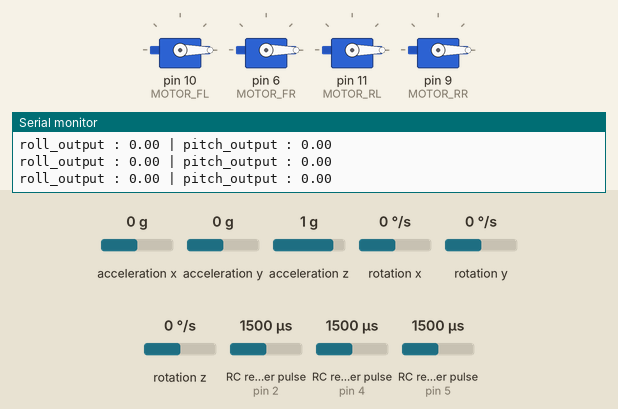
Recording of a sketch running on a simulated Arduino Uno, built with avr-gcc and run on an emulated ATmega328P. Parts: 4 × servo, the last lines printed to the serial monitor. Wiring (inferred from the names in the program): 3 × RC receiver channel: data pin 2 / data pin 4 / data pin 5; MPU-6050 motion sensor at I2C address 0x68. Inputs (shaded band) come from the test bench; at power-on: acceleration x 0 g, RC receiver pulse (sensors on pin 5, pin 4, pin 2) 1500 µs, acceleration y 0 g, acceleration z 1 g, rotation x 0 °/s, rotation y 0 °/s, rotation z 0 °/s.

Above: at 1.2 s.
1.3 s: acceleration x set to 1.4 g
At 3.6 s:
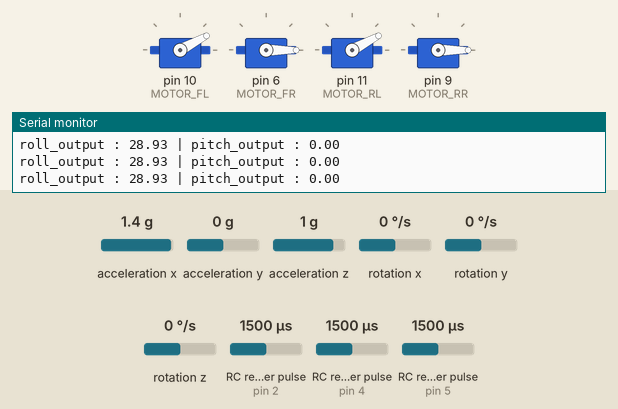
4.3 s: RC receiver pulse (sensor on pin 5) set to 1750 µs
At 6.8 s:
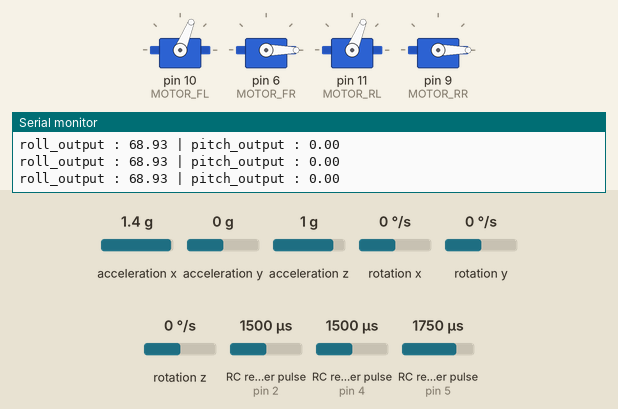
7.3 s: RC receiver pulse (sensor on pin 4) set to 1750 µs
At 9.5 s:
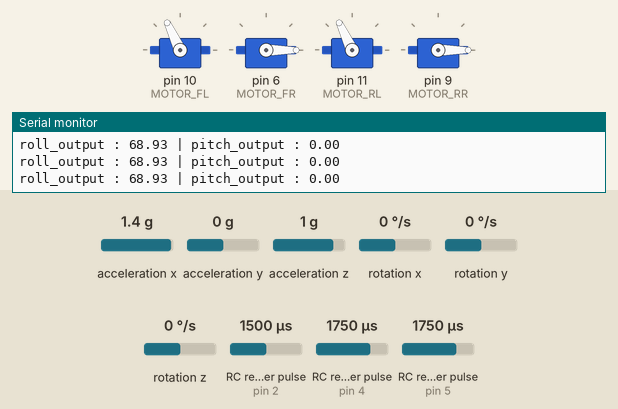
10.3 s: RC receiver pulse (sensor on pin 5) set to 1020 µs
At 11.2 s:
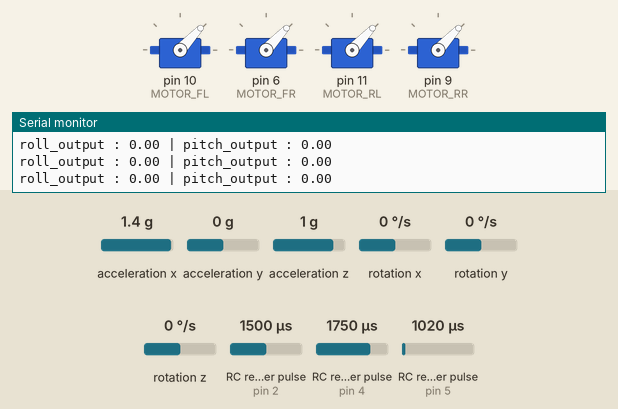
12.1 s: RC receiver pulse (sensor on pin 4) set to 1420 µs
At 12.29 s:
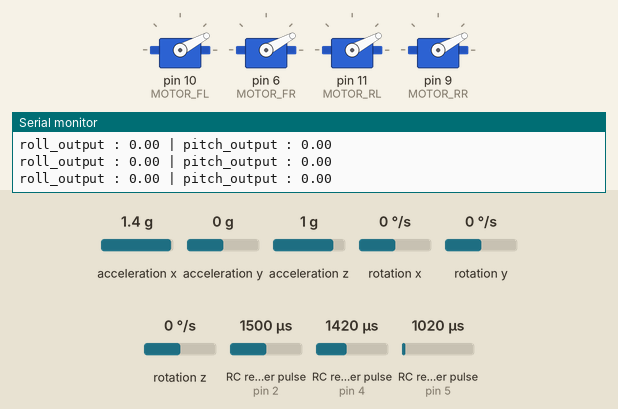
13.8 s: acceleration y set to -1.4 g
At 13.97 s:
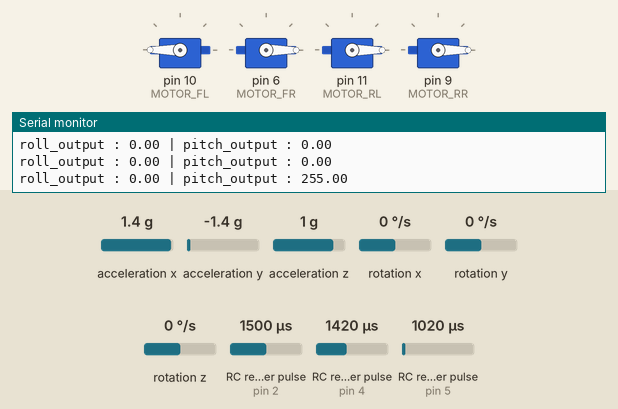
Timing chart, 0 to 16.5 s (numbered marks = the images above; inputs shaded):
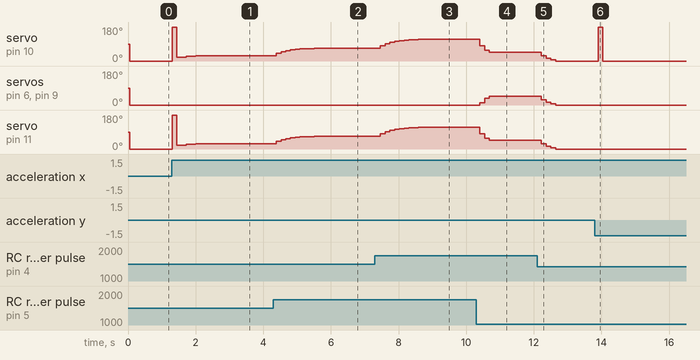

The sketch:

quad.ino
```cpp
// quad.ino
#include <Wire.h>
#include <Servo.h>
#include <PID_v1.h>
#include <math.h>

#define MIN_THROTTLE 1500 //1400
#define MAX_THROTTLE 2430
#define MIN_YAW 1500
#define MAX_YAW 2430
#define MIN_ROLL 1430
#define MAX_ROLL 2540
#define MIN_PITCH 1500
#define MAX_PITCH 2430

#define MOTOR_FL 10
#define MOTOR_FR 6
#define MOTOR_RL 11
#define MOTOR_RR 9

#define THROTTLE_PIN 3
#define YAW_PIN 4
#define ROLL_PIN 5
#define PITCH_PIN 2

#define ALPHA 0.3

#define Kp 2
#define Ki 0
#define Kd 5

const int MPU=0x68;  // I2C address of the MPU-6050
int16_t AcX,AcY,AcZ,Tmp,GyX,GyY,GyZ;
int16_t Ax,Ay,Az;

int throttle_in = 0, yaw_in = 0, roll_in = 0, pitch_in = 0;
int throttle = 0, yaw = 0, roll = 0, pitch = 0;
double rc_throttle, rc_yaw, rc_roll, rc_pitch;
double /*gyro_yaw,*/ gyro_pitch, gyro_roll;

double throttle_output, roll_output, yaw_output, pitch_output;

Servo motor_fl,motor_fr,motor_rl,motor_rr;

PID roll_pid( &gyro_roll, &roll_output, &rc_roll, Kp, Ki, Kd, DIRECT );
PID pitch_pid( &gyro_pitch, &pitch_output, &rc_pitch, Kp, Ki, Kd, DIRECT );
//PID yaw_pid(gyro_yaw, yaw_output, rc_yaw, Kp, Ki, Kd, DIRECT);

void debug(){

	//Serial.print("Throttle : ");Serial.print(rc_throttle);
	//Serial.print(" | Roll : ");Serial.print(rc_roll);
	//Serial.print(" | Pitch : ");Serial.println(rc_pitch);

	//Serial.print("Roll : ");Serial.print(gyro_roll);
	//Serial.print(" | Pitch : ");Serial.println(gyro_pitch);

	Serial.print("roll_output : ");Serial.print(roll_output);
	Serial.print(" | pitch_output : ");Serial.println(pitch_output);
}

void setup() {

	//For reading RC values
	pinMode(THROTTLE_PIN, INPUT);
	pinMode(YAW_PIN, INPUT);
	pinMode(ROLL_PIN, INPUT);
	pinMode(PITCH_PIN, INPUT);

	//For the motors
	motor_fl.attach(MOTOR_FL);
	motor_fr.attach(MOTOR_FR);
	motor_rl.attach(MOTOR_RL);
	motor_rr.attach(MOTOR_RR);

	//For gyro
	Wire.begin();
	Wire.beginTransmission(MPU);
	Wire.write(0x6B);  // PWR_MGMT_1 register
	Wire.write(0);     // set to zero (wakes up the MPU-6050)
	Wire.endTransmission(true);

	//Setting serial monitor
	Serial.begin(9600);

	//Setting PID's
	roll_pid.SetMode(AUTOMATIC);
	pitch_pid.SetMode(AUTOMATIC);
	//yaw_pid.SetMode(AUTOMATIC);
}

void loop() {

	//Reading RC values
	throttle_in = pulseIn(YAW_PIN /*THROTTLE_PIN*/, HIGH);
	//yaw_in = pulseIn(YAW_PIN, HIGH);
	roll_in = pulseIn(ROLL_PIN, HIGH);
	pitch_in = pulseIn(PITCH_PIN, HIGH);

	//Smoothening the fluctuations
	throttle = ALPHA * throttle_in + ( 1 - ALPHA ) * throttle;
	yaw = ALPHA * yaw_in + ( 1 - ALPHA ) * yaw;
	roll = ALPHA * roll_in + ( 1 - ALPHA ) * roll;
	pitch = ALPHA * pitch_in + ( 1 - ALPHA ) * pitch;

	//Mappin values
	rc_throttle = map(throttle, MIN_THROTTLE, MAX_THROTTLE, 0, 179);
	rc_yaw = map(yaw, MIN_YAW, MAX_YAW, -150, 150);
	rc_roll = map(roll, MIN_ROLL, MAX_ROLL, -45, 45);
	rc_pitch = map(pitch, MIN_PITCH, MAX_PITCH, -45, 45);

	//Reading gyro values
	Wire.beginTransmission(MPU);
	Wire.write(0x3B);  // starting with register 0x3B (ACCEL_XOUT_H)
	Wire.endTransmission(false);
	Wire.requestFrom(MPU,14,true);  // request a total of 14 registers
	AcX=(Wire.read()<<8|Wire.read());  // 0x3B (ACCEL_XOUT_H) & 0x3C (ACCEL_XOUT_L)
	AcY=(Wire.read()<<8|Wire.read());  // 0x3D (ACCEL_YOUT_H) & 0x3E (ACCEL_YOUT_L)
	AcZ=(Wire.read()<<8|Wire.read());  // 0x3F (ACCEL_ZOUT_H) & 0x40 (ACCEL_ZOUT_L)
	Tmp=Wire.read()<<8|Wire.read();  // 0x41 (TEMP_OUT_H) & 0x42 (TEMP_OUT_L)
	GyX=((Wire.read()<<8|Wire.read()) / 250);  // 0x43 (GYRO_XOUT_H) & 0x44 (GYRO_XOUT_L)
	GyY=((Wire.read()<<8|Wire.read()) / 250);  // 0x45 (GYRO_YOUT_H) & 0x46 (GYRO_YOUT_L)
	GyZ=((Wire.read()<<8|Wire.read()) / 250);  // 0x47 (GYRO_ZOUT_H) & 0x48 (GYRO_ZOUT_L)

	//Smoothening the variations
	Ax = ALPHA * (float)AcX + (1 - ALPHA) * (float)AcX;
	Ay = ALPHA * (float)AcY + (1 - ALPHA) * (float)AcY;
	Az = ALPHA * (float)AcZ + (1 - ALPHA) * (float)AcZ;

	//Calculating gyro roll and pitch
	gyro_roll =( atan2(-AcX, AcZ) * 180 ) / M_PI;
	gyro_pitch =( atan2(AcY, (sqrt(pow(AcX, 2) + pow(AcZ, 2)))) * 180 ) / M_PI;

	//Compute PID
	roll_pid.Compute();
	pitch_pid.Compute();
	//yaw_pid.Compute();

	//Writing to motors
	/*
	motor_fl.write(0);
	motor_rl.write(0);
	motor_fr.write(0);
	motor_rr.write(0);
	*/

	motor_fl.write(rc_throttle + roll_output + pitch_output);
	motor_fr.write(rc_throttle - roll_output - pitch_output);
	motor_rl.write(rc_throttle + roll_output - pitch_output);
	motor_rr.write(rc_throttle - roll_output - pitch_output);

	debug();
	delay(100);
}
```

Measured:
- after the input at 1.3 s, servo on pin 10 (MOTOR_FL), servo on pin 11 (MOTOR_RL): 0° → 180° at once, → 19° 0.14 s later, → 20° 0.14 s later, → 24° 0.14 s later, … (6 changes in this stretch)
- after the input at 4.3 s, servo on pin 10 (MOTOR_FL), servo on pin 11 (MOTOR_RL): moves from 28° to 68° over 1.1 s, starting after 0.08 s
- after the input at 7.3 s, servo on pin 10 (MOTOR_FL), servo on pin 11 (MOTOR_RL): moves from 68° to 115° over 1.5 s, starting after 0.16 s
- after the input at 10.3 s, servo on pin 10 (MOTOR_FL), servo on pin 11 (MOTOR_RL): 115° → 81° after 0.10 s, → 57° 0.14 s later, → 47° 0.14 s later; servo on pin 6 (MOTOR_FR), servo on pin 9 (MOTOR_RR): 0° → 12° after 0.10 s, → 36° 0.14 s later, → 47° 0.14 s later
- after the input at 12.1 s, servo on pin 10 (MOTOR_FL), servo on pin 6 (MOTOR_FR), servo on pin 11 (MOTOR_RL), servo on pin 9 (MOTOR_RR): 47° → 28° after 0.12 s, → 15° 0.14 s later, → 6° 0.14 s later, → 0° 0.14 s later
- after the input at 13.8 s, servo on pin 10 (MOTOR_FL): 0° → 180° after 0.10 s, → 0° 0.14 s later
